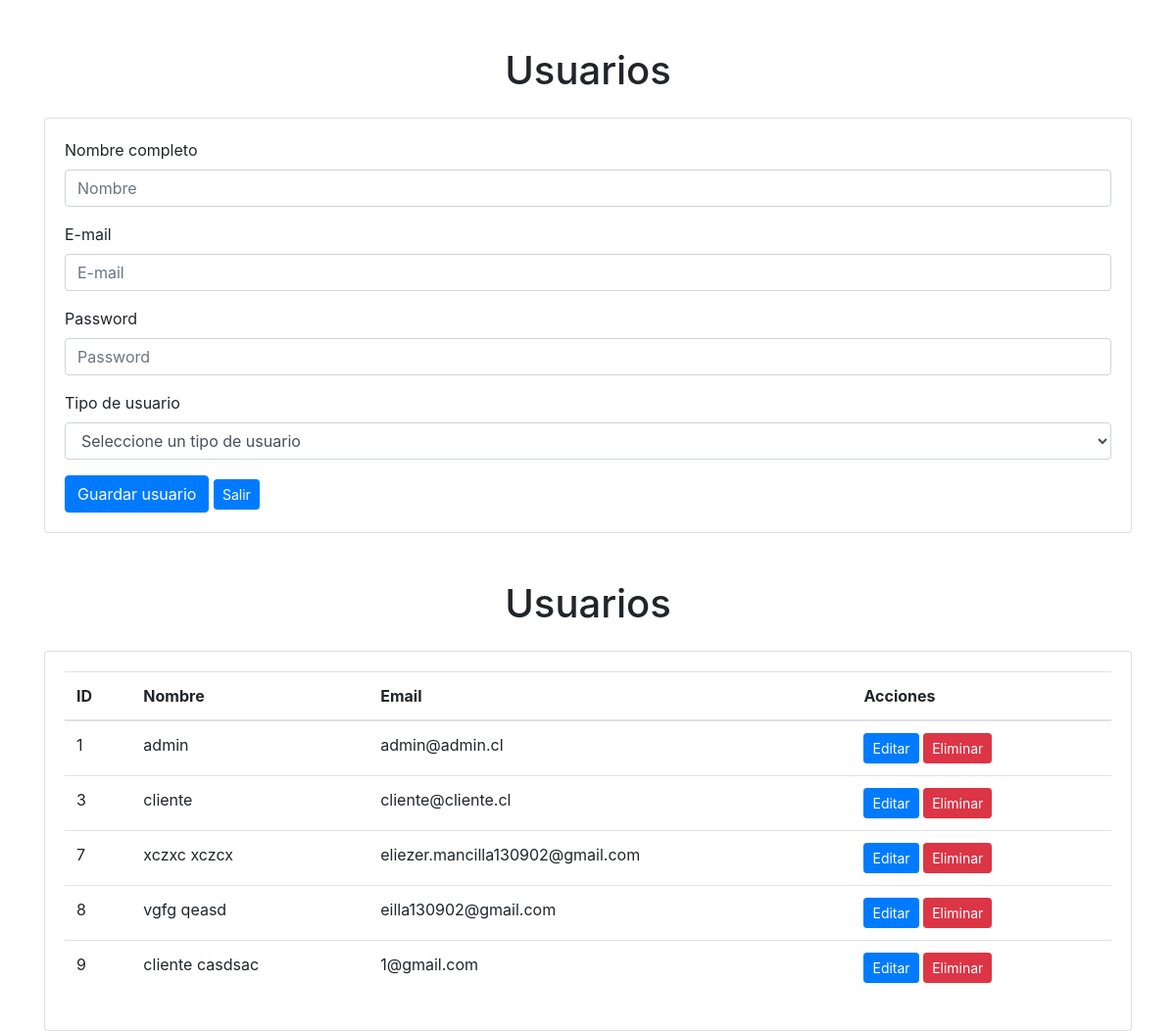
/administrar/mantenedorUsuarios/, run on the app's committed database.
### aplicacion/models.py (models this page shows, shortened)
class Usuario(models.Model):
    IdUsuario = models.AutoField(primary_key=True)
    tipo_usuario = models.ForeignKey(TipoUsuario, on_delete=models.CASCADE)
    nombre = models.CharField(max_length=255)
    email = models.EmailField(unique=True)
    password = models.CharField(max_length=255)

### aplicacion/views.py (the view)
# urls.py: path('administrar/mantenedorUsuarios/', views.mantenedorUsuarios, name='mantenedorUsuarios'),
def mantenedorUsuarios(request):
    usuarios = Usuario.objects.all()
    tipos_usuarios = TipoUsuario.objects.all()
    return render(request, 'aplicacion/usuario.html', {'usuarios': usuarios , 'tipos_usuarios': tipos_usuarios})

### aplicacion/templates/aplicacion/usuario.html (shortened to what this page needs)
{% load static %}
<!DOCTYPE html>
<html lang="es">
<head>
    <link rel="stylesheet" href="{% static 'css/style.css' %}">
    <link rel="stylesheet" href="https://stackpath.bootstrapcdn.com/bootstrap/4.5.2/css/bootstrap.min.css">
</head>
<body>
    <div class="container mt-5">
        <h1 class="text-center">Usuarios</h1>
        <div class="card mt-4">
            <div class="card-body">
                <form>
                    <div class="form-group">
                        <label for="nombre">Nombre completo</label>
                        <input type="text" class="form-control" id="nombre" placeholder="Nombre">
                    </div>
                    <div class="form-group">
                        <label for="email">E-mail</label>
                        <input type="email" class="form-control" id="email" placeholder="E-mail">
                    </div>
                    <div class="form-group">
                        <label for="password">Password</label>
                        <input type="text" class="form-control" id="password" placeholder="Password">
                    </div>
                    <div class="form-group">
                        <label for="tipo_usuario">Tipo de usuario</label>
                        <select class="form-control" id="cmbTipoUsuario">
                            <option value="0">Seleccione un tipo de usuario</option>
                        </select>
                    </div>
                    <button type="button" class="btn btn-primary" onclick="agregarUsuario();">Guardar usuario</button>
                    <a href=".." class="btn btn-sm btn-primary">Salir</a>
                </form>
            </div>
        </div>
    </div>
    <div class="container mt-5">
        <h1 class="text-center">Usuarios</h1>
        <div class="card mt-4">
            <div class="card-body">
                <table class="table">
                    <thead>
                        <tr>
                            <th>ID</th>
                            <th>Nombre</th>
                            <th>Email</th>
                            <th>Acciones</th>
                        </tr>
                    </thead>
                    <tbody>
                        {% for usuario in usuarios %}
                        <tr>
                            <td>{{ usuario.IdUsuario }}</td>
                            <td>{{ usuario.nombre }}</td>
                            <td>{{ usuario.email }}</td>
                            <td>
                                <a href="{% url 'editar_usuario' usuario.IdUsuario %}" class="btn btn-sm btn-primary">Editar</a>
                                <a href="{% url 'eliminar_usuario' usuario.IdUsuario %}" class="btn btn-sm btn-danger">Eliminar</a>
                            </td>
                        </tr>
                        {% endfor %}
                    </tbody>
                </table>
            </div>
        </div>
    </div>
</body>
</html>

### data on the page
Usuario: IdUsuario "1", nombre "admin", email "admin@admin.cl"
Usuario: IdUsuario "3", nombre "cliente", email "cliente@cliente.cl"
Usuario: IdUsuario "7", nombre "xczxc xczcx", email "eliezer.mancilla130902@gmail.com"
Usuario: IdUsuario "8", nombre "vgfg qeasd", email "eilla130902@gmail.com"
Usuario: IdUsuario "9", nombre "cliente casdsac", email "1@gmail.com"
